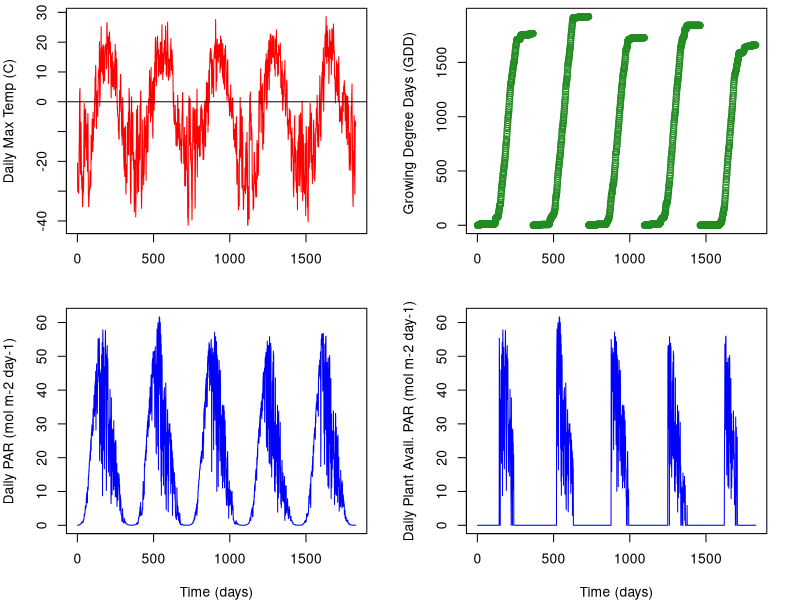
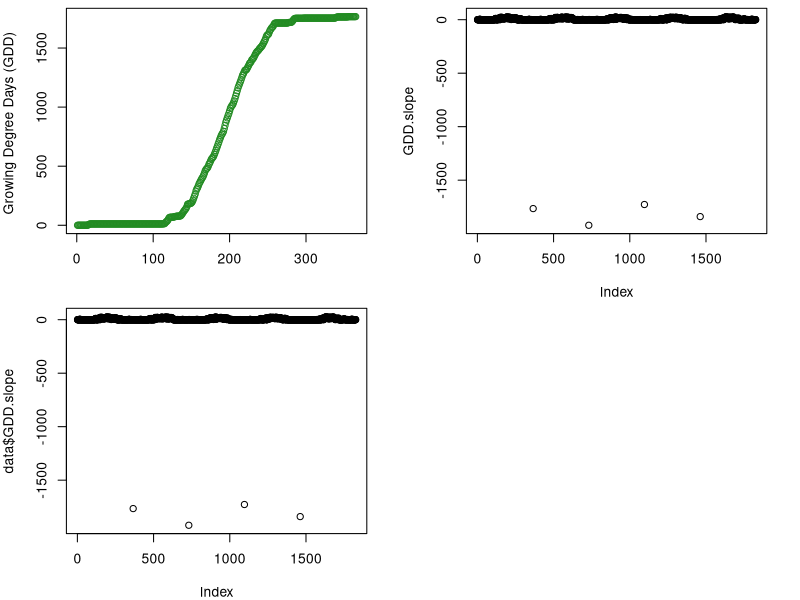
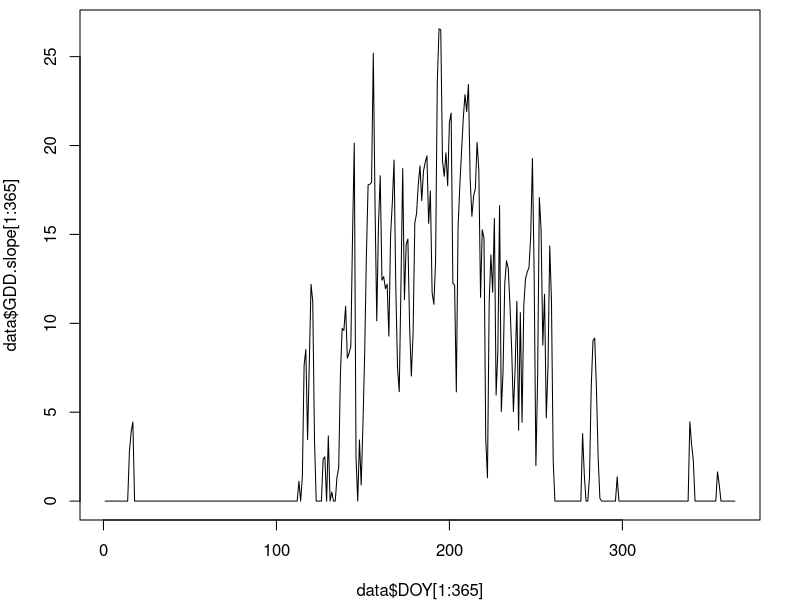
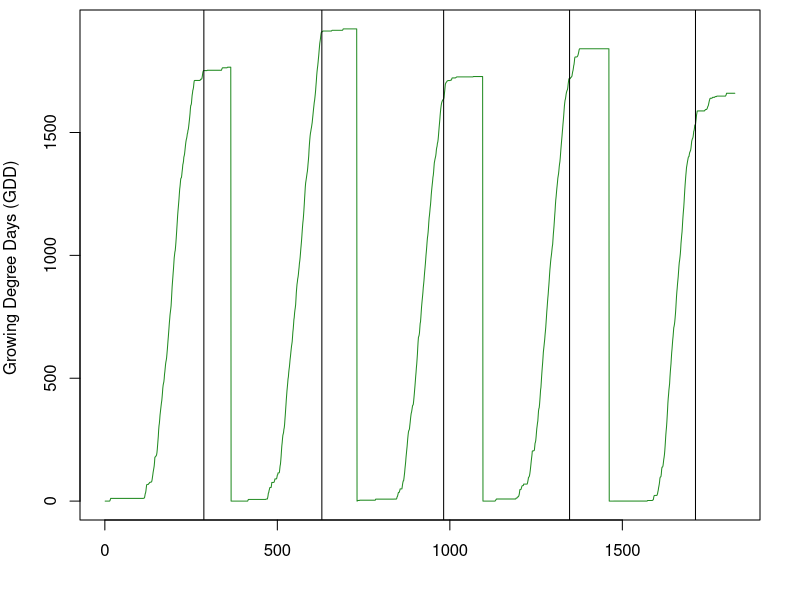
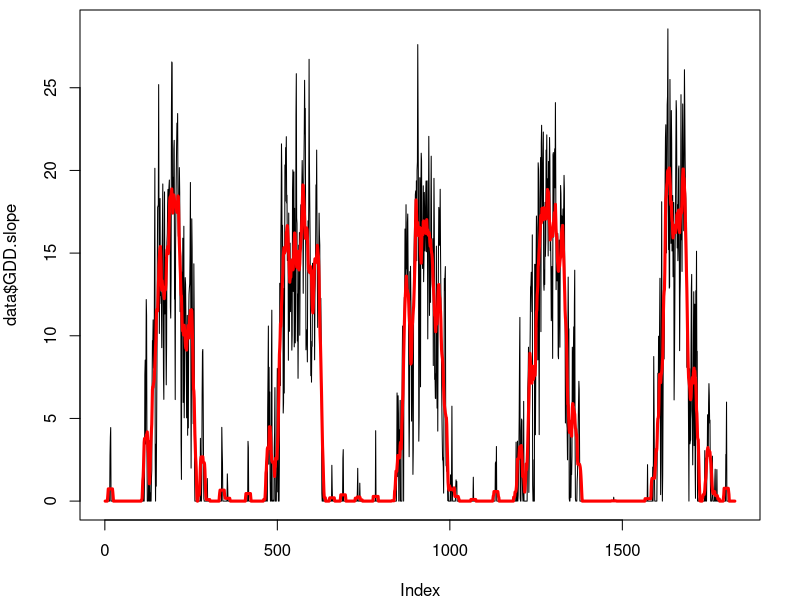
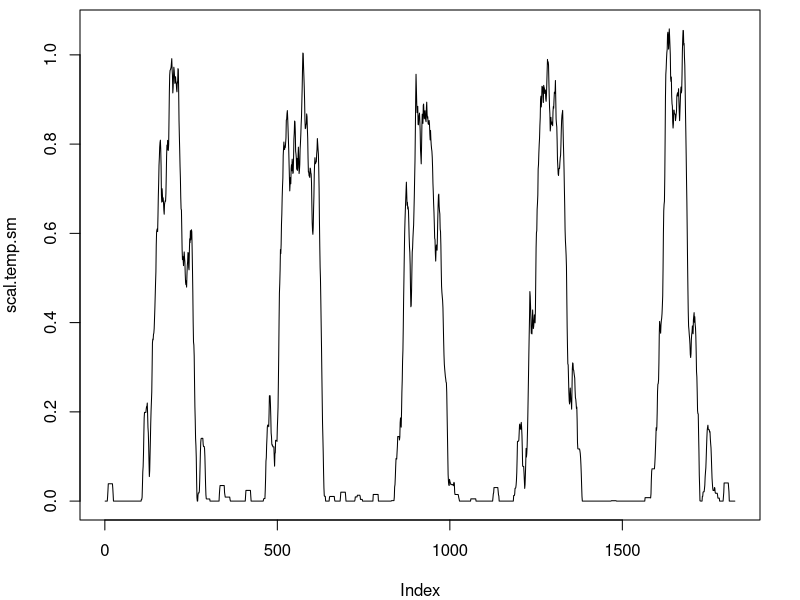
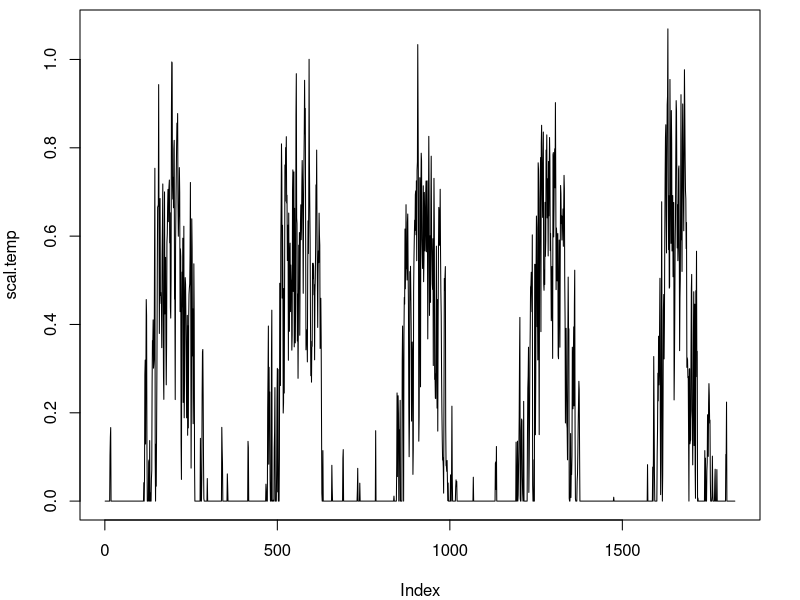
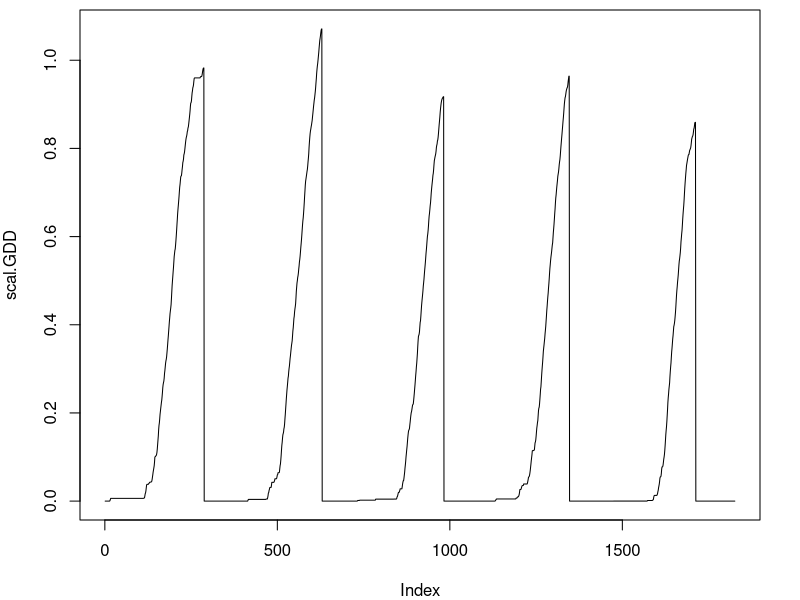

The R script that drew these images, in order:
############re-loading the data

#set working directory to C-N-model
data = read.csv("InputData_Processed.csv") #This is the "FluxData.csv" file, but with added calculations of GDD
head(data)


#plot the data
par(mfrow=c(2,2), mar=c(4,4,0.5,2))
plot(data$Temp_ARF~data$time, type="l", ylab = "Daily Max Temp (C)", col="red", xlab="")
abline(h=0)
plot(data$GDD~data$time, ylab = "Growing Degree Days (GDD) ",  xlab="", col="forestgreen")
plot(data$PAR_ARF~data$time, type="l", ylab = "Daily PAR (mol m-2 day-1)", col="blue", xlab = "Time (days)")
plot(data$PAR_vis~data$time, type="l", ylab = "Daily Plant Avail. PAR (mol m-2 day-1)", col="blue", xlab = "Time (days)")


plot(data$GDD[1:365]~data$DOY[1:365], ylab = "Growing Degree Days (GDD) ",  xlab="", col="forestgreen")


GDD.slope = rep(0, length = length(data$GDD))
for (i in 2: length(data$GDD)){
  GDD.slope[i] = data$GDD[i] - data$GDD[i-1]
}

plot(GDD.slope) #this is really just temperature but for only positive values
data = cbind(data, GDD.slope=GDD.slope)
head(data)
plot(data$GDD.slope) #there are 4 points that need to be set to 0 because this is when we switch years
data$GDD.slope[data$time[which(data$GDD.slope == min(data$GDD.slope))]] = 0
data$GDD.slope[data$time[which(data$GDD.slope == min(data$GDD.slope))]] = 0
data$GDD.slope[data$time[which(data$GDD.slope == min(data$GDD.slope))]] = 0
data$GDD.slope[data$time[which(data$GDD.slope == min(data$GDD.slope))]] = 0
data$time[which(data$GDD.slope == min(data$GDD.slope))]
par(mfrow=c(1,1), mar=c(4,4,0.5,2))
plot(data$DOY[1:365], data$GDD.slope[1:365], type="l")


#need to figure out which DOY was the day when GDDs level off
years = unique(data$year) #tells you which years we have data for 
delGDDmax.day = NA
DOY.sen.year = NA
for (i in 1: length(years)){
  year.i = years[i]
  data.year = subset(data, data$year==year.i)
  delGDDmax = data.year$DOY[which(data.year$DOY>182 & data.year$GDD.slope<1 & data.year$GDD.slope>0)]
  DOY.sen.year[i]=delGDDmax[1]
}
DOY.sen.year #looked at this data to determine cutoff point
num.days = c(365, 365, 365, 366, 365)
DOY.sen = rep(c(DOY.sen.year), c(num.days))
data = data.frame(data, DOY.sen = DOY.sen)
head(data)
par(mfrow=c(1,1))
plot(data$GDD~data$time, type="l", ylab = "Growing Degree Days (GDD) ",  xlab="", col="forestgreen")
abline(v=c(DOY.sen.year+c(0,365,365+365,365+365+366, 365+365+366+365)))

#create a smoothed temperature scalar for LAI
#average of current sample, 7 future samples, and 7 past samples
filt=rep(1/15,15)
GDDslope.sm = filter(data$GDD.slope, filt, sides=2)
is.na(GDDslope.sm) #the last 20 samples are NA
GDDslope.sm[is.na(GDDslope.sm)]=0 #set these to zero
plot(data$GDD.slope, type="l")
lines(GDDslope.sm, col="red", lwd="3")
data=data.frame(data, GDDslope_sm=GDDslope.sm)

Tmaxsm.day = NA
for (i in 1: length(years)){
  year.i = years[i]
  data.year = subset(data, data$year==year.i)
  Tmaxsm.day[i]=max(data.year$GDDslope_sm)
}
Tmaxsm.day # max temps for each year
Tmaxsm.mean=mean(Tmaxsm.day)

scal.temp.sm=NULL
for (i in 1:length(GDDslope.sm)){
  scal.temp.sm[i] = (GDDslope.sm[i] - 0)/(Tmaxsm.mean-0) #growing degree day scalar
}
plot(scal.temp.sm, type="l")

#GDD slope is equal to positive temperatures, use that to calculate temperature scalar
#first need to determine max and for each year (min is just zero)
Tmax.day = NA
GDDmax.day = NA
for (i in 1: length(years)){
  year.i = years[i]
  data.year = subset(data, data$year==year.i)
  Tmax.day[i]=max(data.year$GDD.slope)
  GDDmax.day[i]=max(data.year$GDD)
}
Tmax.day # max temps for each year
GDDmax.day
Tmax.mean=mean(Tmax.day)
GDDmax.mean=mean(GDDmax.day)

scal.temp=NULL
for (i in 1:length(data$GDD.slope)){
  scal.temp[i] = (data$GDD.slope[i] - 0)/(Tmax.mean-0) #growing degree day scalar
}
plot(scal.temp, type="l")

scal.GDD=NULL
for (i in 1:length(data$GDD)){
  scal.GDD[i] = (data$GDD[i] - 0)/(GDDmax.mean-0) #growing degree day scalar
  if(data$DOY[i]>data$DOY.sen[i]){
   scal.GDD[i]=0
  }
}
plot(scal.GDD, type="l")

#what if we add the GDD scalar and the smoothed temp scalar together?
scal.new = scal.temp+scal.GDD
#rescale to 1
scal.add=NULL
for (i in 1:length(scal.new)){
  scal.add[i] = (scal.new[i] - min(scal.new))/(max(scal.new)-min(scal.new)) #growing degree day scalar
}

par(mfrow=c(3,1), mar=c(4,4,0.5,2))
plot(scal.GDD, type="l")
plot(scal.temp.sm, type="l")
plot(scal.add, type="l")

#make into functions so that it will be continuous in the model
Temp.d1 <- approxfun(x=data$time, y=data$Temp_ARF, method="linear", rule=2)
PAR.d1 <- approxfun(x=data$time, y=data$PAR_vis, method="linear", rule=2)
scalGDD.d1 <- approxfun(x=data$time, y=scal.GDD, method="linear", rule=2)
scaltemp.d1 <- approxfun(x=data$time, y=scal.temp, method="linear", rule=2)
scaladd.d1 <- approxfun(x=data$time, y=scal.add, method="linear", rule=2)
DOY.d1 <- approxfun(x=data$time, y=data$DOY, method="linear", rule=2)
DOYsen.d1 <- approxfun(x=data$time, y=data$DOY.sen, method="linear", rule=2)
Year.d1 <- approxfun(x=data$time, y=data$year, method="linear", rule=2)
